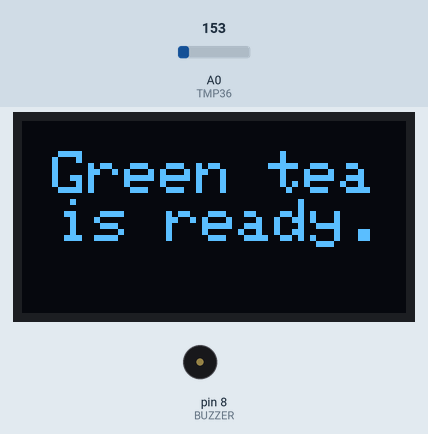
Simulated run of this sketch. Board: Arduino Pro Mini, built with avr-gcc and run on an emulated ATmega328P. Shown: 128×64 one-colour display, buzzer (waves = sounding). The inputs (shaded band) are chosen by the test bench; at power-on: A0 (TMP36) = 153. What the sketch prints to the serial monitor is not drawn.

Above: at 3.2 s.
At 15.3 s:
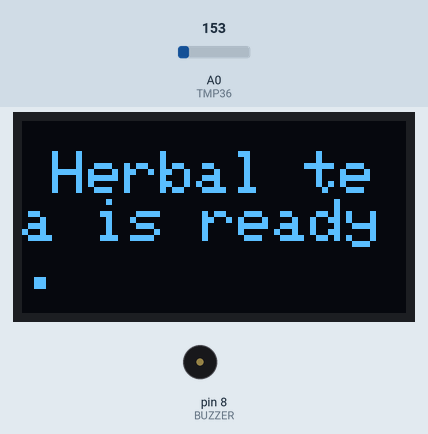
16.0 s: A0 (TMP36) set to 165
At 25.9 s:
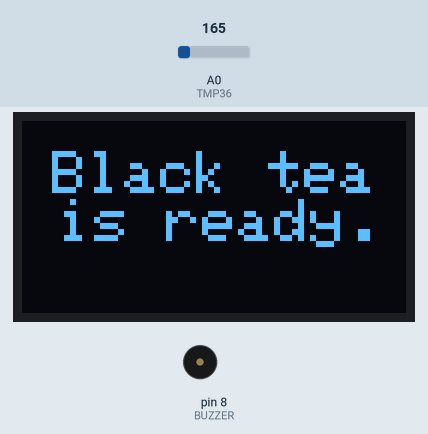
28.7 s: A0 (TMP36) set to 175
At 33.2 s:
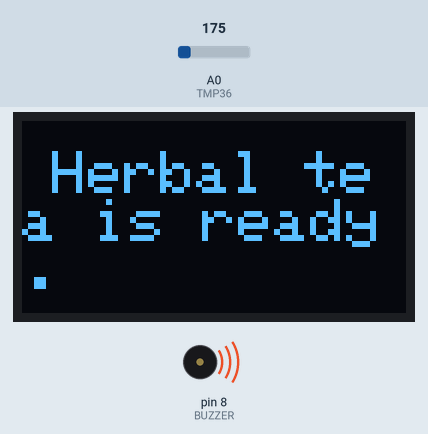
41.4 s: A0 (TMP36) set to 191
Timing chart, 0 to 59.6 s (numbered marks = the images above; inputs shaded):
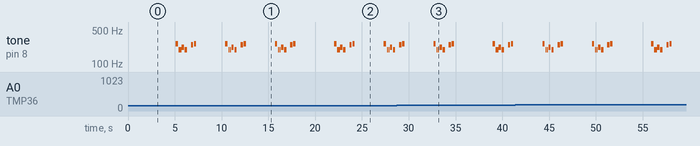

Measured:
- by itself, tone on pin 8 (BUZZER): plays 262 Hz for 0.25 s, 196 Hz for 0.13 s, 196 Hz for 0.13 s, 220 Hz for 0.25 s, 196 Hz for 0.25 s, 247 Hz for 0.25 s … (21 notes in this stretch)
- what the display in image 0 shows lasts 0.8 s, from 3.1 s to 3.9 s

The sketch:

TTT_TemperatureTeaTimer.ino
```cpp
#include <Adafruit_SSD1306.h>
#include <Adafruit_GFX.h>   // Needs a little change in original Adafruit library (See README.txt file)
#include <SPI.h>            // For SPI comm (needed for not getting compile error)
#include <Wire.h>           // For I2C comm, but needed for not getting compile error

#include "pitches.h"        // https://www.arduino.cc/en/Tutorial/toneMelody

boolean debug = true;

int time_green_tea = 120;  // s, 2 min
int time_black_tea = 210;  // s, 3.5 min
int time_herbal_tea = 300;  // s, 5 min

int temp_green_tea = 65;  // approx. value when brewing a cup with 80 degrees
int temp_black_tea = 87;  // approx. value when brewing a cup with 100 degrees
int temp_herbal_tea = 83;  // approx. value when brewing a cup with 100 degrees

int BUZZER = 8;
int TMP36 = A0;

const unsigned long BAUD_RATE = 115200;  // serial connection speed

int time_delay = 1000; // 1 s
#define REF_VOLTAGE 5.0
#define OLED_RESET  16  // Pin 16 -RESET digital signal
unsigned long timex;

Adafruit_SSD1306 display(OLED_RESET); // FOR I2C

void showMeasurement(float temperature, int timex);
void scrollText(String text);
void playMelody();

void initSerial();
void initOLEDDisplay();

void setup() {
  initSerial();
  initOLEDDisplay();

  pinMode(BUZZER, OUTPUT);
}

void loop()  {
  int sensor = analogRead(TMP36);
  int temperature = map(sensor, 0, 410, -50, 150); // arduino pro mini

  if( debug ) { Serial.print(temperature); Serial.println(" degrees Celsius");}

  if( debug ) {
    float voltage = sensor * REF_VOLTAGE;
    voltage /= 1024.0;
    Serial.print(voltage); Serial.println(" volts");
  }

  timex = millis();
  timex /= 1000;

  if( debug ) { Serial.print("Time: "); Serial.print(timex); Serial.println(" s"); } // prints time since program started

  showMeasurement(temperature, timex);

  if( timex == time_green_tea || temperature <= temp_green_tea ) {
    scrollText(String("Green tea is ready."));
    playMelody();
  }
  if( timex == time_black_tea || temperature <= temp_black_tea ) {
    scrollText(String("Black tea is ready."));
    playMelody();
  }
  if( timex == time_herbal_tea || temperature <= temp_herbal_tea ) {
    scrollText(String("Herbal tea is ready."));
    playMelody();
  }

  delay(time_delay);
}

void scrollText(String text) {
  display.clearDisplay();
  display.setTextSize(2);
  display.setTextColor(WHITE);
  display.setCursor(10, 10);
  display.clearDisplay();
  display.println(text.c_str());
  display.display();

  display.startscrollright(0x00, 0x0F);
  delay(1000);
  display.stopscroll();
  delay(500);
  display.startscrollleft(0x00, 0x0F);
  delay(1000);
  display.stopscroll();
  delay(500);
}

void showMeasurement(float temperature, int timex) {
  display.clearDisplay();

  display.setTextSize(3);
  display.setTextColor(WHITE);

  int yline1 = 0;

  display.setCursor(5, yline1);
  display.println(temperature);

  display.setCursor(105, yline1);
  display.println("C");

  display.setTextSize(2);

  int yline3 = 50;
  display.setCursor(0, yline3);
  display.println("Time: ");

  display.setCursor(67, yline3);
  display.println(timex);

  display.setCursor(115, yline3);
  display.println("s");

  display.display();
}

void initOLEDDisplay() {
  // SSD1306 Init
  display.begin(SSD1306_SWITCHCAPVCC);  // Switch OLED
  display.clearDisplay();
  display.stopscroll();
  // Show image buffer on the display hardware.
  // Since the buffer is intialized with an Adafruit splashscreen
  // internally, this will display the splashscreen.
  display.display();
  delay(2000);

  // Clear the buffer.
  display.clearDisplay();
}

int melody[] = {
  NOTE_C4, NOTE_G3, NOTE_G3, NOTE_A3, NOTE_G3, 0, NOTE_B3, NOTE_C4
};
int noteDurations[] = {
  4, 8, 8, 4, 4, 4, 4, 4
};

void playMelody() {
    // iterate over the notes of the melody:
  for (int thisNote = 0; thisNote < 8; thisNote++) {

    // to calculate the note duration, take one second divided by the note type.
    //e.g. quarter note = 1000 / 4, eighth note = 1000/8, etc.
    int noteDuration = 1000 / noteDurations[thisNote];
    tone(BUZZER, melody[thisNote], noteDuration);

    // to distinguish the notes, set a minimum time between them.
    // the note's duration + 30% seems to work well:
    int pauseBetweenNotes = noteDuration * 1.30;
    delay(pauseBetweenNotes);
    // stop the tone playing:
    noTone(BUZZER);
  }
}

// initialize serial port
void initSerial() {
  Serial.begin(BAUD_RATE);
  while (!Serial) {
    ;  // wait for serial port to initialize
  }
  if( debug ) Serial.println("Serial ready");
}
```

pitches.h
```cpp
/*************************************************
 * Public Constants
 *************************************************/

#define NOTE_B0  31
#define NOTE_C1  33
#define NOTE_CS1 35
#define NOTE_D1  37
#define NOTE_DS1 39
#define NOTE_E1  41
#define NOTE_F1  44
#define NOTE_FS1 46
#define NOTE_G1  49
#define NOTE_GS1 52
#define NOTE_A1  55
#define NOTE_AS1 58
#define NOTE_B1  62
#define NOTE_C2  65
#define NOTE_CS2 69
#define NOTE_D2  73
#define NOTE_DS2 78
#define NOTE_E2  82
#define NOTE_F2  87
#define NOTE_FS2 93
#define NOTE_G2  98
#define NOTE_GS2 104
#define NOTE_A2  110
#define NOTE_AS2 117
#define NOTE_B2  123
#define NOTE_C3  131
#define NOTE_CS3 139
#define NOTE_D3  147
#define NOTE_DS3 156
#define NOTE_E3  165
#define NOTE_F3  175
#define NOTE_FS3 185
#define NOTE_G3  196
#define NOTE_GS3 208
#define NOTE_A3  220
#define NOTE_AS3 233
#define NOTE_B3  247
#define NOTE_C4  262
#define NOTE_CS4 277
#define NOTE_D4  294
#define NOTE_DS4 311
#define NOTE_E4  330
#define NOTE_F4  349
#define NOTE_FS4 370
#define NOTE_G4  392
#define NOTE_GS4 415
#define NOTE_A4  440
#define NOTE_AS4 466
#define NOTE_B4  494
#define NOTE_C5  523
#define NOTE_CS5 554
#define NOTE_D5  587
#define NOTE_DS5 622
#define NOTE_E5  659
#define NOTE_F5  698
#define NOTE_FS5 740
#define NOTE_G5  784
#define NOTE_GS5 831
#define NOTE_A5  880
#define NOTE_AS5 932
#define NOTE_B5  988
#define NOTE_C6  1047
#define NOTE_CS6 1109
#define NOTE_D6  1175
#define NOTE_DS6 1245
#define NOTE_E6  1319
#define NOTE_F6  1397
#define NOTE_FS6 1480
#define NOTE_G6  1568
#define NOTE_GS6 1661
#define NOTE_A6  1760
#define NOTE_AS6 1865
#define NOTE_B6  1976
#define NOTE_C7  2093
#define NOTE_CS7 2217
#define NOTE_D7  2349
#define NOTE_DS7 2489
#define NOTE_E7  2637
#define NOTE_F7  2794
#define NOTE_FS7 2960
#define NOTE_G7  3136
#define NOTE_GS7 3322
#define NOTE_A7  3520
#define NOTE_AS7 3729
#define NOTE_B7  3951
#define NOTE_C8  4186
#define NOTE_CS8 4435
#define NOTE_D8  4699
#define NOTE_DS8 4978
```
